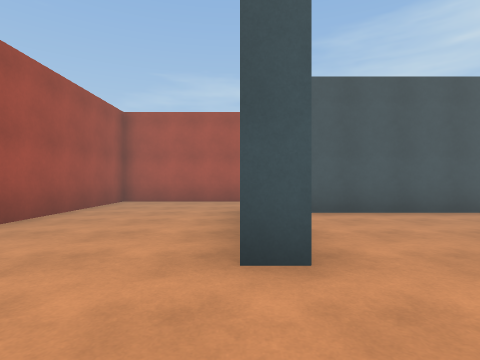
View 1 (above)

24 first-person views from a walk through a Unity game level. The camera is 1.2 m above the floor, looks level and sees 80° across. The floor is counted in squares, 2 m on a side. Each view is taken from the middle of a square. On the plan, view 1 faces up. The plan holds only what a view shows up to about 9 squares ahead; the rest is blank. The player is left out.

View 2
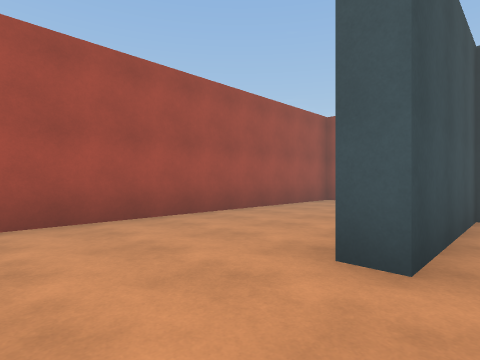

View 3
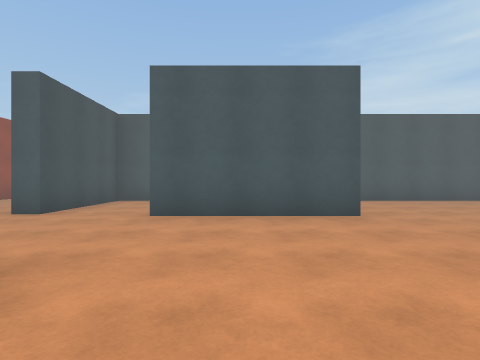

View 4
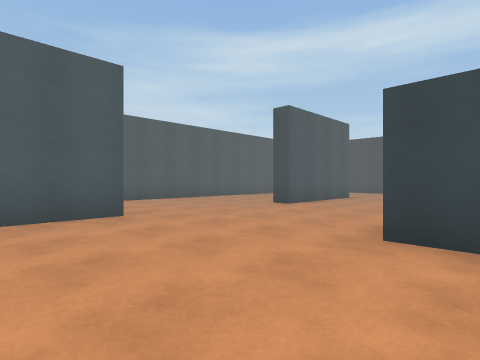

View 5
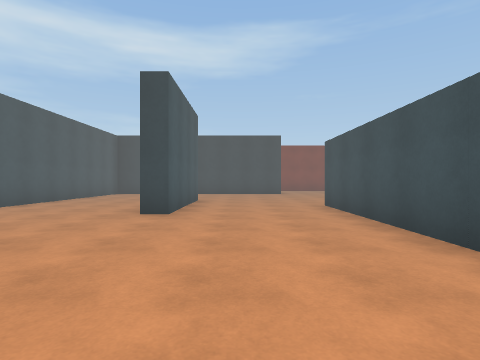

View 6
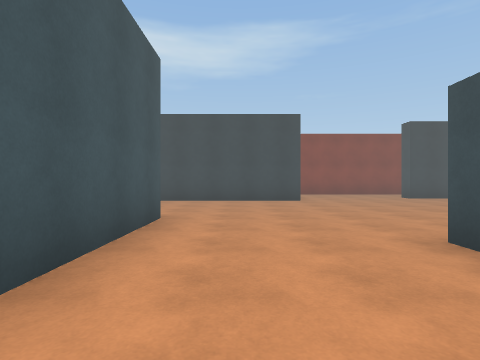

View 7
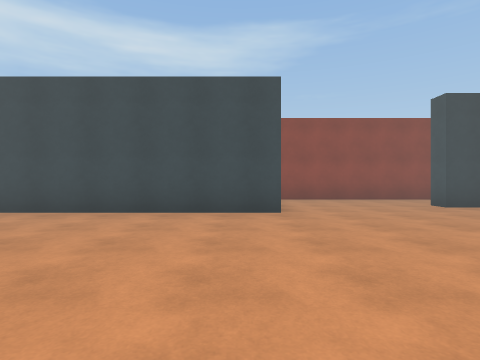

View 8
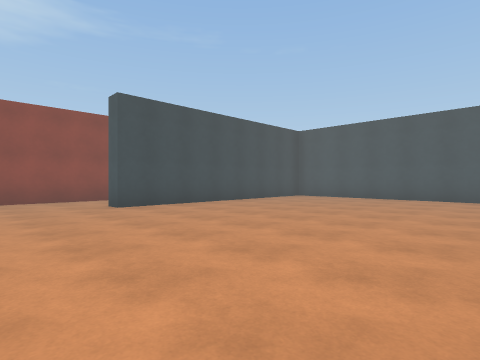

View 9
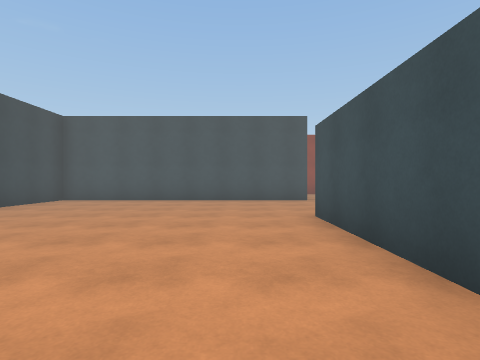

View 10
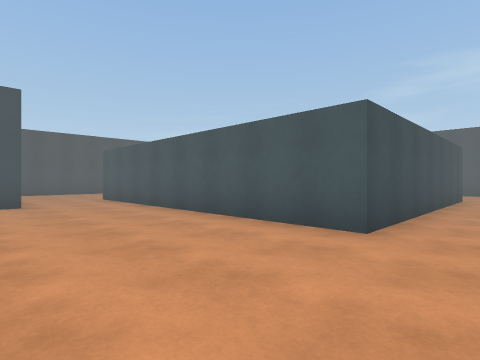

View 11
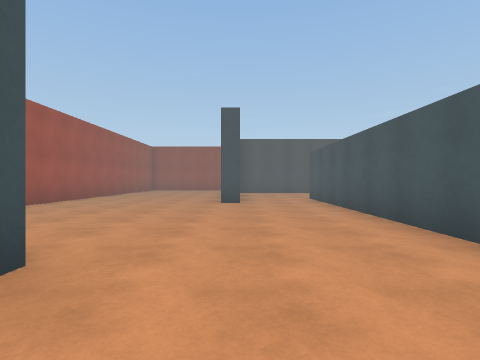

View 12
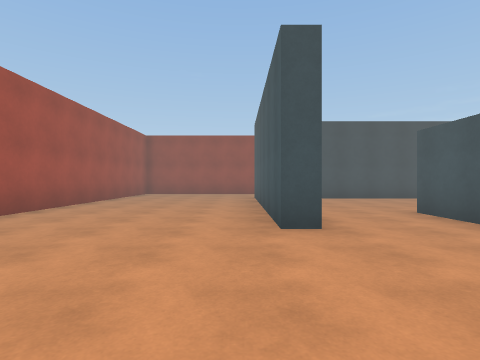

View 13
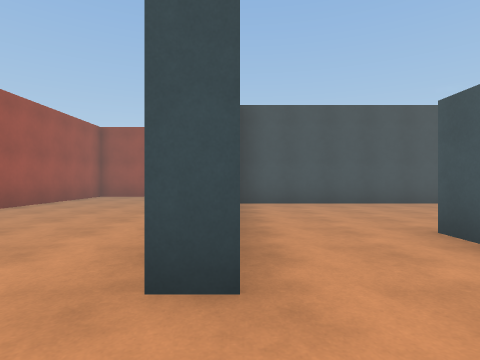

View 14
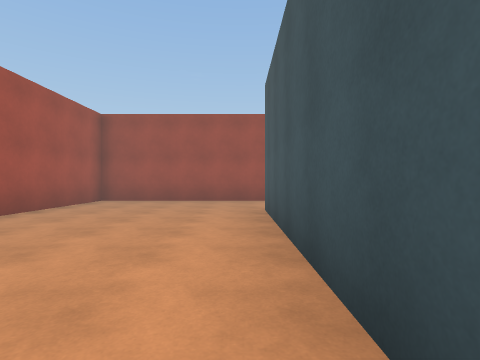

View 15
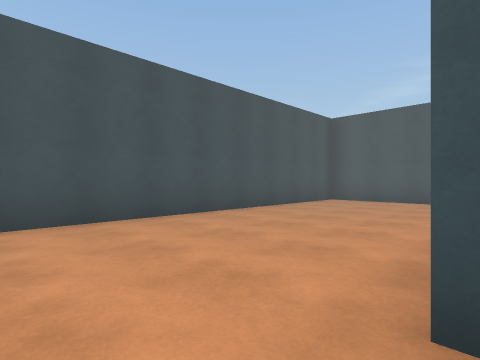

View 16
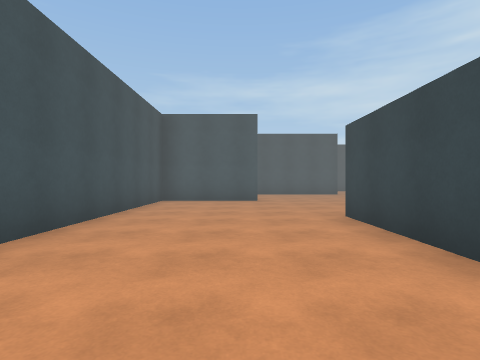

View 17
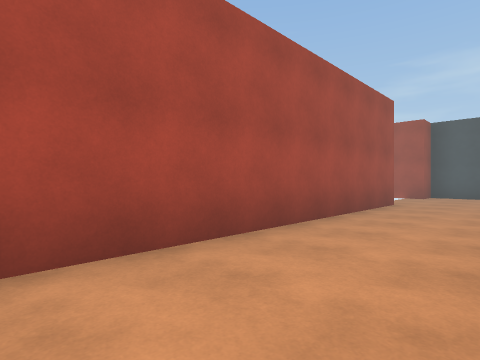

View 18
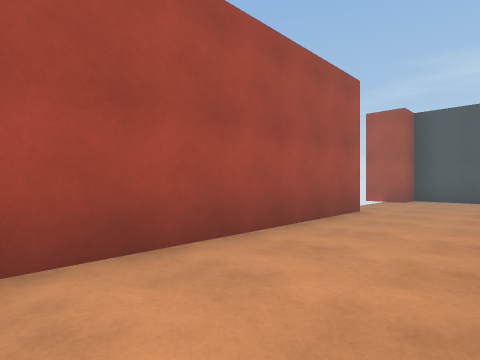

View 19
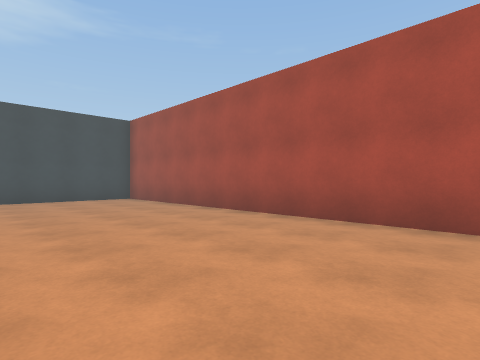

View 20
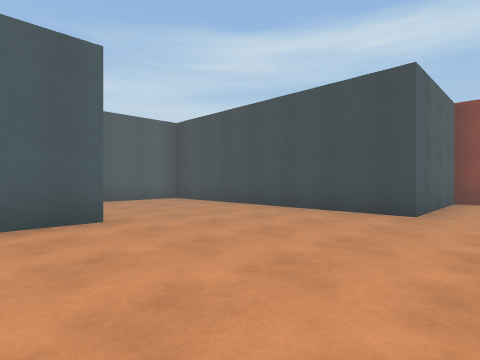

View 21
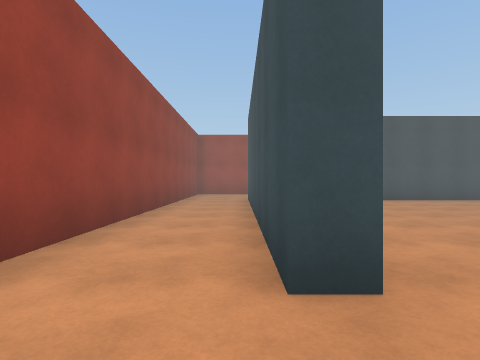

View 22
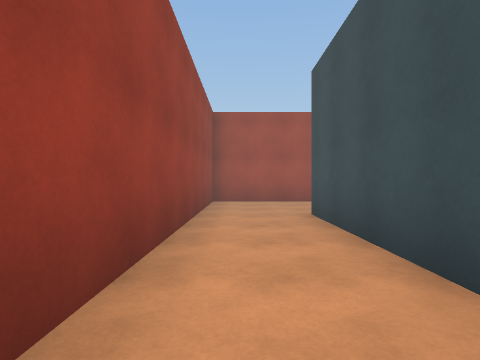

View 23
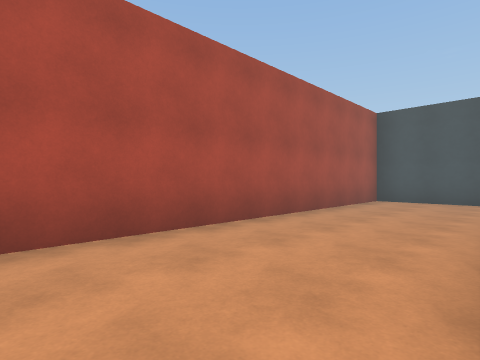

View 24
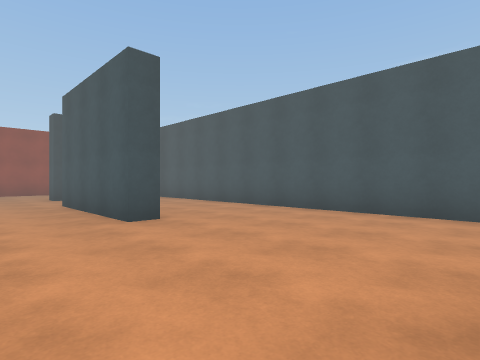

### Floor plan
Points are (right, up) in squares from view 1. A wall is a line through its corners. A room is listed if a view was taken in it or the views show most of it. See-through windows are left out.
Room 1 (view 1)
walls: (0, 8) (-3.2, 8) (-3.2, 0.4); (0.5, 2) (0, 2)
ways out: opening at (0, 0.5) to room 2
Room 2 (views 2, 3, 4, 5, 6, 7, 8, 9, 10, 11, 12, 13, 14, 15, 16, 17, 18, 19, 20, 21, 22, 23, 24)
walls: (7, -2.8) (7, -2); (7.4, -2) (11.7, -2) (11.7, -8.7) (3.8, -8.7); (3.8, -8) (3.8, -5.2); (2.6, -1.7) (-0.2, -1.7) (-0.2, -11); (5.5, -10.9) (5.5, -11.5) (-0.8, -11.5); (6, 2.2) (6, 1.7) (2.5, 1.7); (-1.8, -1.7) (-3.2, -1.7) (-3.2, -2.6) (-4.2, -2.6); (10.9, -12.5) (18.2, -12.5) (18.2, -5.5) (18.7, -5.5) (18.7, -13); (-3.2, -5.5) (-3.2, -16) (11, -16) (11, -12.8); (13.6, 1.2) (10, 1.2) (10, 1.8); (11.5, -13.8) (11.5, -16) (20.7, -16) (20.7, -1.7) (17.3, -1.7) (17.3, 4.5); (16.5, 5.3) (0.5, 5.3) (0.5, 2)
ways out: opening at (0, 0.5) to room 1

Positions as (right, up) in squares from view 1, and headings:
1: (0, 0), facing up
2: (1, 0), facing up-left
3: (4, -3), facing up
4: (4, -3), facing up-right
5: (5, 0), facing right
6: (9, 0), facing right
7: (12, -1), facing right
8: (12, -3), facing down-right
9: (13, -4), facing down
10: (13, -12), facing up-left
11: (13, -11), facing left
12: (9, -12), facing left
13: (7, -11), facing left
14: (5, -12), facing left
15: (4, -10), facing up-left
16: (2, -10), facing up
17: (-1, -13), facing up-left
18: (-1, -11), facing up-left
19: (2, -12), facing down-right
20: (12, -3), facing up-right
21: (19, -4), facing down
22: (20, -8), facing down
23: (20, -13), facing down-left
24: (10, 0), facing up-left
